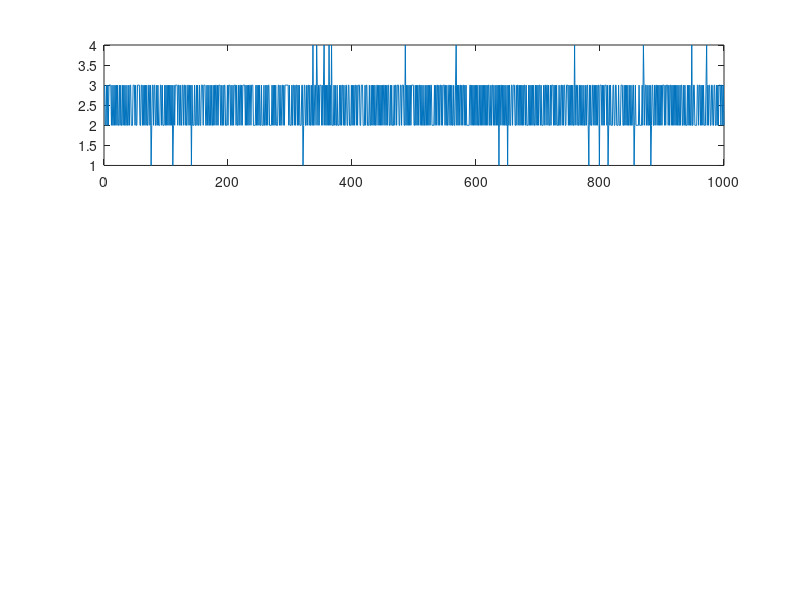

The MATLAB source for this figure: (Note: this script raises an error after producing the figure.)
clear('data');
clear('sampled_data');

alfa = 0.9;
beta = 0.9;
stav = 1;
sample_size = 5;
pocet_generovanych = 5000;
avg_lambda = 1;

counter_one = 0;
counter_zero = 0;

% generovanie sekvencie bitov
for i=1:pocet_generovanych%pocet_generovanych*sample_size
    if stav == 1
        data(i) = 1;
        counter_one = counter_one + 1;

        pravd = 1.*rand();
        if pravd >= (1 - alfa)
            stav = 0;
        end
    else
        data(i) = 0;
        counter_zero = counter_zero + 1;

        pravd = 1.*rand();
        if pravd >= (1-beta)
            stav = 1;
        end
    end
end

% samplovanie dat;
sampled_data = zeros(1,pocet_generovanych/sample_size);

pom_sum = sum(data(1:sample_size));
sampled_data(1) = pom_sum;

for i=1:(pocet_generovanych/sample_size)-1 % -1 lebo prvykrat mam vysie
    pom_sum = sum(data((i*sample_size)+1:(i*sample_size)+sample_size));
    sampled_data(i+1) = pom_sum;
end


% simulacia lidleyho buffru
pi1 = beta/(alfa + beta);
avg_intenzita = pi1 * sample_size;

c = avg_lambda * avg_intenzita; % kapacita
T = pocet_generovanych/sample_size; % čas


% Inicializacia buffra
q = zeros(1, T+1);
q(1) = 0;

% Simulacia buffra
for t=1:T
    q(t+1) = max(q(t) + sampled_data(t) - c, 0);
end

% Overenie ON/OFF generátora
xd = counter_one/pocet_generovanych;
fprintf("%d = %d\n",xd,pi1);

% Výstupy
subplot(3,1,1)
plot(sampled_data)
title("ON/OFF Generátor pre " + pocet_generovanych + " bitov");
xlabel('Počet navzorkovaných dát');
ylabel('Počet jednotiek vo vzorkách');


subplot(3,1,2)
plot(q);
title('Lindley buffer simulácia');
xlabel('Čas');
ylabel('Počet paketov v queue');


subplot(3,1,3)
histogram(q, 'Normalization', 'probability');
title('Histogram Lindleyho buffra');
xlabel('Počet paketov v queue');
ylabel('Pravdepodobnosti');
